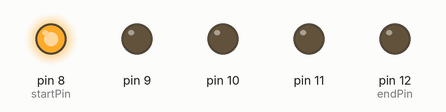
A sketch run on a simulated Arduino Uno, built with avr-gcc and run on an emulated ATmega328P. Parts: output pins drawn as LEDs (lit = HIGH).

Above: at 0.05 s.
At 0.85 s:
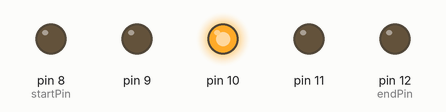
At 1.65 s:
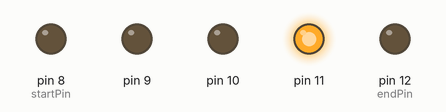
At 3.45 s:
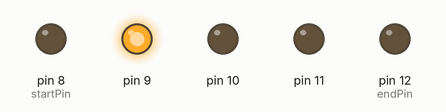
At 5.05 s:
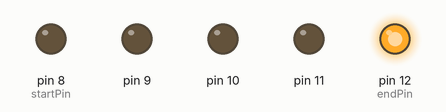
At 6.75 s:
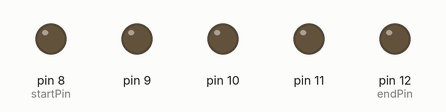
Timing chart, 0 to 7.0 s (numbered marks = the images above):
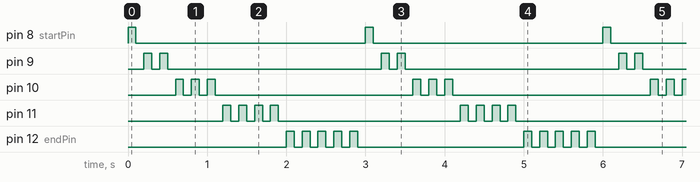

Measured:
- by itself, pin 8 (startPin): alternates HIGH for 0.10 s and LOW for 2.9 s
- by itself, pin 9: repeats every 3.0 s: LOW 0.10 s, HIGH 0.10 s, LOW 2.7 s, HIGH 0.10 s
- by itself, pin 10: repeats every 3.0 s: 2 × (LOW 0.10 s, HIGH 0.10 s), LOW 2.5 s, HIGH 0.10 s
- by itself, pin 11: repeats every 3.0 s: 3 × (LOW 0.10 s, HIGH 0.10 s), LOW 2.3 s, HIGH 0.10 s
- by itself, pin 12 (endPin): repeats every 3.0 s: 4 × (LOW 0.10 s, HIGH 0.10 s), LOW 2.1 s, HIGH 0.10 s

The sketch:

runningred.ino
```cpp
const byte startPin = 8;
const byte endPin = 12;
byte lightPin = startPin;


void setup() {
  for (byte pin = startPin; pin <= endPin; pin++) {
    pinMode(pin, OUTPUT);
    digitalWrite(pin, LOW);
  }
}

void loop() {
  byte lightPinx = lightPin - 7;
  for (byte a = 1; a <= lightPinx; a++) {
    digitalWrite(lightPin, HIGH);
    delay(100);
    digitalWrite(lightPin, LOW);
    delay(100);
  }

  if (lightPin < endPin)
  {
    lightPin++;
  } else {
    lightPin = startPin;
  }

}
```
